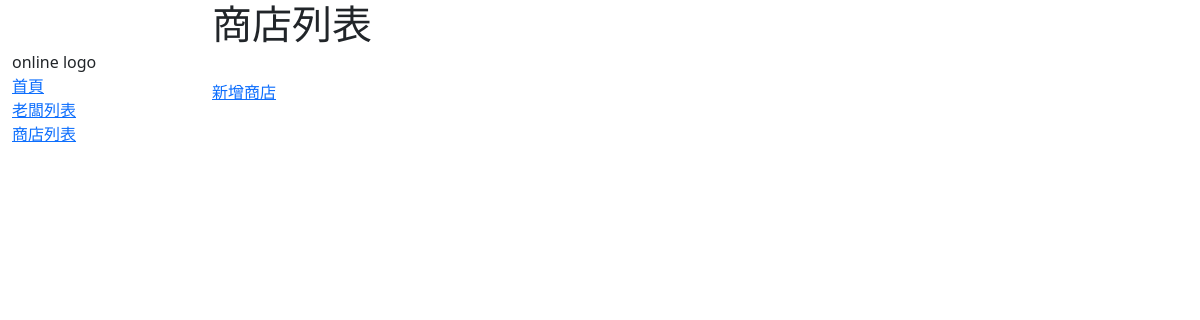
The app's page /online/stores/, older data.
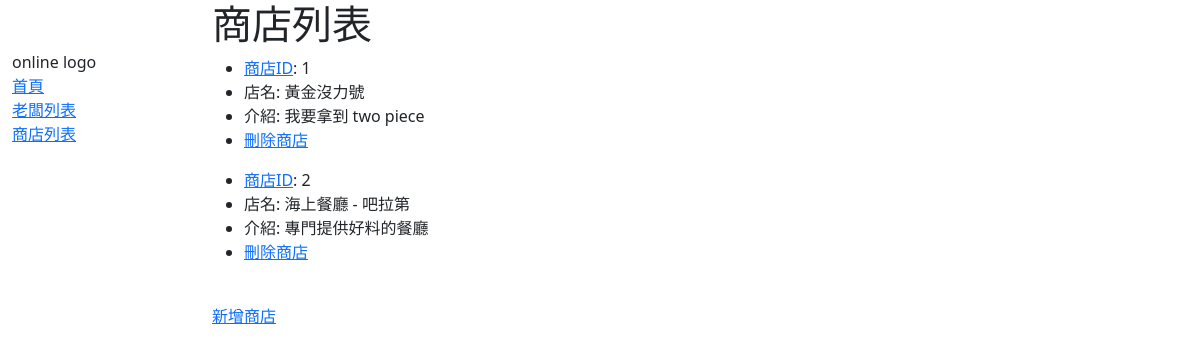
The same page, newer data.
### online/models.py (models this page shows, shortened)
class Store(models.Model):
    title = models.CharField(max_length=100)
    description = models.TextField()
    employer = models.ForeignKey(Employer, on_delete=models.SET_NULL, null=True)
    def get_absolute_url(self):
        return reverse('store-detail', args=[str(self.id)])

### online/views.py (the view)
# urls.py: path("stores/", views.StoreListView.as_view(), name='store-list'),
class StoreListView(generic.ListView):
    model = Store

### online/templates/online/store_list.html
{% extends 'sidebar.html' %}
{% block content %}
  <h1>商店列表</h1>
  {% for store in store_list %}
    <ul>
      <li>
        <a href="{{ store.get_absolute_url }}">商店ID</a>: {{ store.id }}
      </li>
      <li>店名: {{ store.title }}</li>
      <li>介紹: {{ store.description }}</li>
      <li><a href="{% url 'store-delete' store.id %}">刪除商店</a></li>
    </ul>
  {% endfor %}
  <br>
  <a href="{% url 'store-create' %}">新增商店</a>
{% endblock %}

Row changes from the older to the newer data that the page shows:
added Store: id "1", title "黃金沒力號", description "我要拿到 two piece"
added Store: id "2", title "海上餐廳 - 吧拉第", description "專門提供好料的餐廳"
